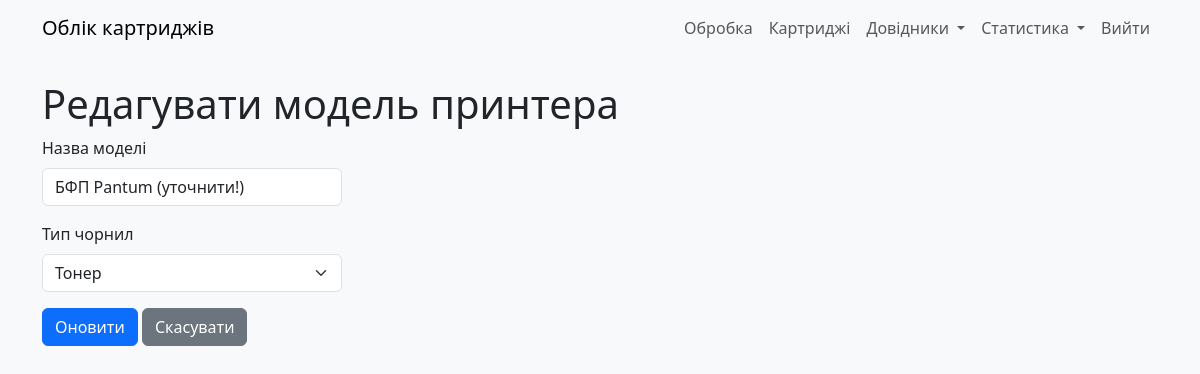
/edit_printer_model/6 (signed in), run on an earlier commit of the app's database.
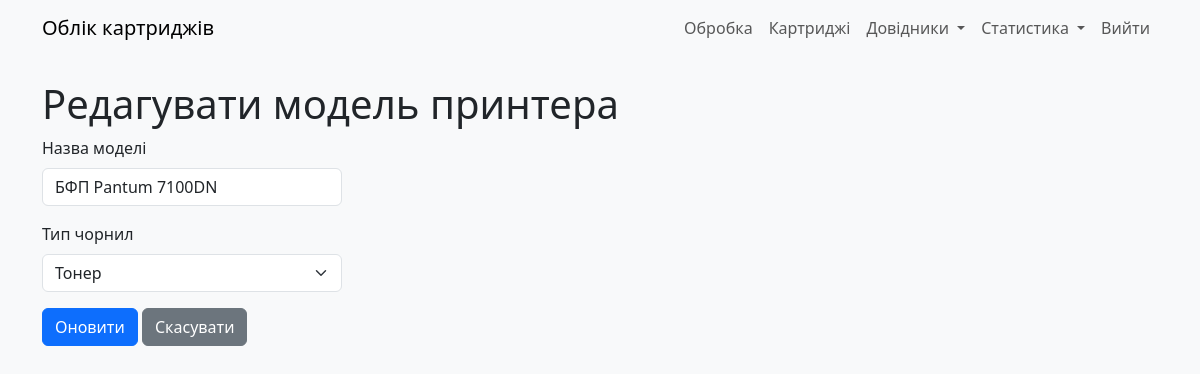
And on a later commit of the database.
### models.py (models this page shows)
class PrinterModel(db.Model):
    __tablename__ = "model_print"
    id: Mapped[int] = mapped_column(primary_key=True)
    model_name: Mapped[str] = mapped_column(String(30))
    ink_type: Mapped[int] = mapped_column(Integer, server_default=literal(0))
    user_updated: Mapped[int] = mapped_column(ForeignKey(User.id))
    time_updated: Mapped[DateTime] = mapped_column(DateTime, server_default=func.now())

### app.py (the view)
    def wrapper(*args, **kwargs):
        if current_user.role != 'admin':
            abort(403)
        return f(*args, **kwargs)

### app.py (called while the page is built, shortened)
@login_manager.user_loader
def load_user(user_id):
    return User.query.get(int(user_id))

def admin_required(f):
    def wrapper(*args, **kwargs):
        if current_user.role != 'admin':
            abort(403)
        return f(*args, **kwargs)
    wrapper.__name__ = f.__name__
    return wrapper

@app.route('/edit_printer_model/<int:model_id>', methods=['GET', 'POST'])
@admin_required
@login_required
def edit_printer_model(model_id):
    model = PrinterModel.query.get_or_404(model_id)
    return render_template('edit_printer_model.html', model=model)

### templates/edit_printer_model.html (shortened to what this page needs)
{% extends "base.html" %}
{% block content %}
    <h1>Редагувати модель принтера</h1>
    <form method="POST">
        <div class="mb-3">
            <label for="model_name" class="form-label">Назва моделі</label>
            <input type="text" class="form-control" id="model_name" name="model_name" value="{{ model.model_name }}" required>
        </div>
        <div class="mb-3">
            <label for="ink_type" class="form-label">Тип чорнил</label>
            <select class="form-select" id="ink_type" name="ink_type" required>
                <option value="0" {% if model.ink_type == 0 %}selected{% endif %}>Тонер</option>
            </select>
        </div>
        <button type="submit" class="btn btn-primary">Оновити</button>
        <a href="{{ url_for('printer_models') }}" class="btn btn-secondary">Скасувати</a>
    </form>
{% endblock %}

What changed in the data, as far as the page shows it:
changed PrinterModel "Тонер": model_name "БФП Pantum (уточнити!)" → "БФП Pantum 7100DN"
